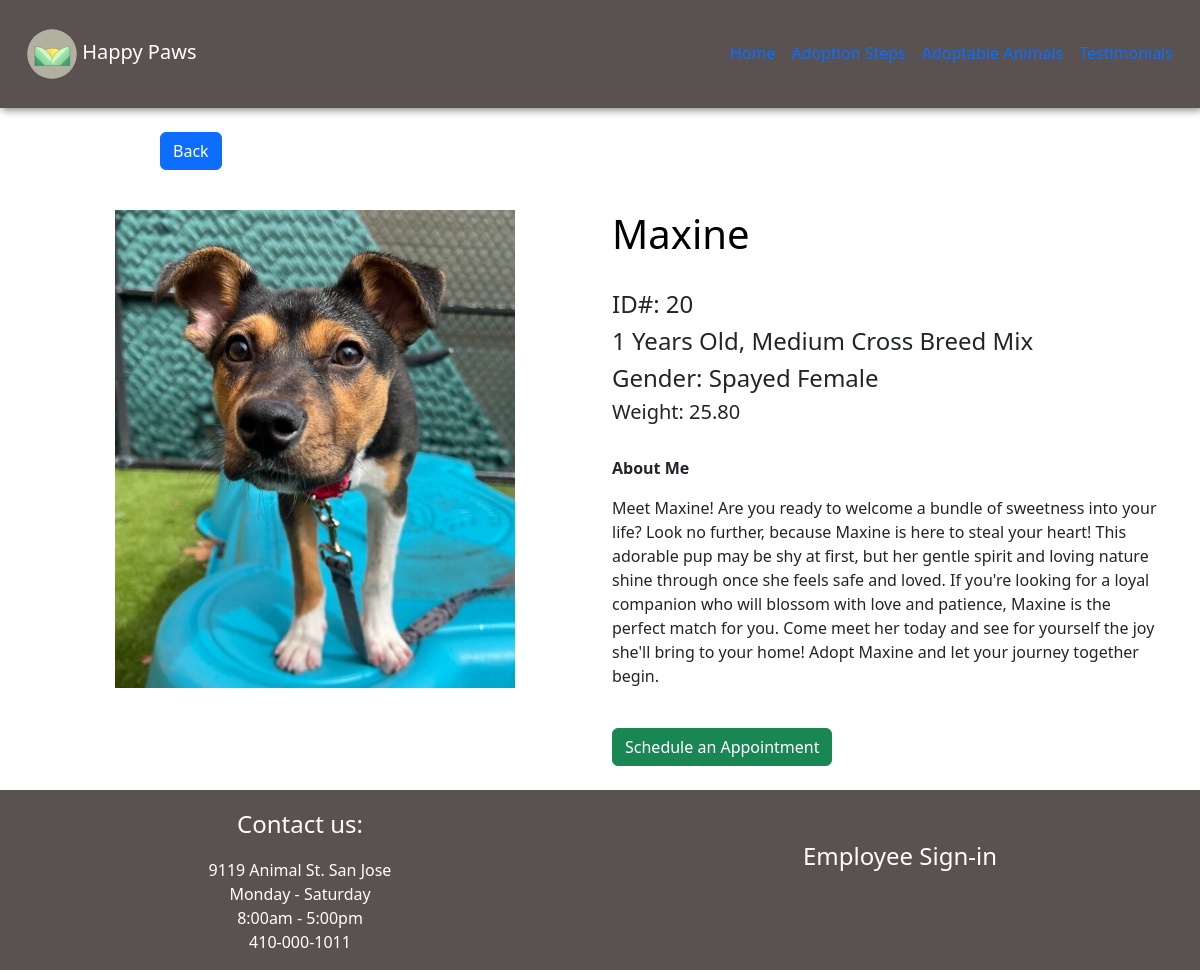
/Animals/20, run on the app's committed database.
### app.py (models this page shows, shortened)
class Animal(db.Model):
    __tablename__ = 'animals'
    id = db.Column(db.Integer, primary_key=True)
    name = db.Column(db.String(5), nullable=False)
    age = db.Column(db.Integer, nullable=True)
    species = db.Column(db.Integer, nullable=False)
    gender = db.Column(db.Integer, nullable=False)
    breed = db.Column(db.String(150), nullable=True)
    weight = db.Column(db.Numeric, nullable=True)
    description = db.Column(db.Text, nullable=True)
    image_path = db.Column(db.String(), nullable=True)
    date_added = db.Column(db.DateTime, default=datetime.utcnow)

### app.py (the view)
@app.route('/Animals/<int:id>')
def animalpage(id):
    animal = Animal.query.get_or_404(id)
    return render_template('Animalpage.html', animal = animal)

### templates/animalpage.html (shortened to what this page needs)
{% extends "base.html" %}
{%block body%}
<div class="container-fluid p-4" >
    <div class="container ">
        <div class ="row">
            <div class="col" style="padding-left: 130px; padding-bottom: 40px;">
                <a href=" {{url_for('animals')}}" class="btn btn-primary" >Back</a>
            </div>
        </div>
        <div class="row">
          <div class="col text-center">
            {% if animal.image_path %}
            <img src="{{ url_for('static', filename='animal_images/' + animal.image_path)}}" class="card-img-top" alt="animal's image"
            style="max-width: 400px; max-height: 500px; object-fit: cover;">
            {% else %}
            <img src="{{ url_for('static', filename='images/default_image.jpg') }}" class="card-img-top" alt="default image"
            style="max-width: 400px; max-height: 500px; object-fit: cover;">
            {% endif %}
          </div>
          <div class="col">
            <h1 style="text-align: left"> {{animal.name}} </h1>
            <h4> ID#: {{animal.id}} </h4>
            <h4> {{animal.age}} Years Old,
                {% if animal.breed %}
                {{ animal.breed }}
                {% else %}
                Breed Unknown
                {% endif %}
            </h4>
            <h4> Gender:
                {% if animal.gender==0 %}
                  Male
                {% elif animal.gender==1 %}
                  Female
                {% elif animal.gender==2 %}
                  Neutered Male
                {% elif animal.gender==3 %}
                  Spayed Female
                {% endif %}
            </h4>
            <h5> Weight: {{'%0.2f'|format(animal.weight|float)}} </h5>
            <p style="font-weight: bold; font-size: 20;"> About Me </p>
            <p> {{ animal.description }} </p>
            <a href="{{url_for('schedule', id=animal.id)}}" class="btn btn-success" > Schedule an Appointment </a>
          </div>
        </div>
    </div>
</div>
{%endblock%}

### static/styles/main.css (style rules this page uses)
h1 { text-align: center; color: black; }

### data on the page
Animal: image_path (picture), name "Maxine", id "20", age "1", breed "Medium Cross Breed Mix", weight "25.80", description "Meet Maxine! Are you ready to welcome a bundle of sweetness into your life? Look no further, because Maxine is here to steal your heart! This adorable pup may be shy at first, but her gentle spirit and loving nature shine through once she feels safe and loved. If you're looking for a loyal companion who will blossom with love and patience, Maxine is the perfect match for you. Come meet her today and see for yourself the joy she'll bring to your home! Adopt Maxine and let your journey together begin."
